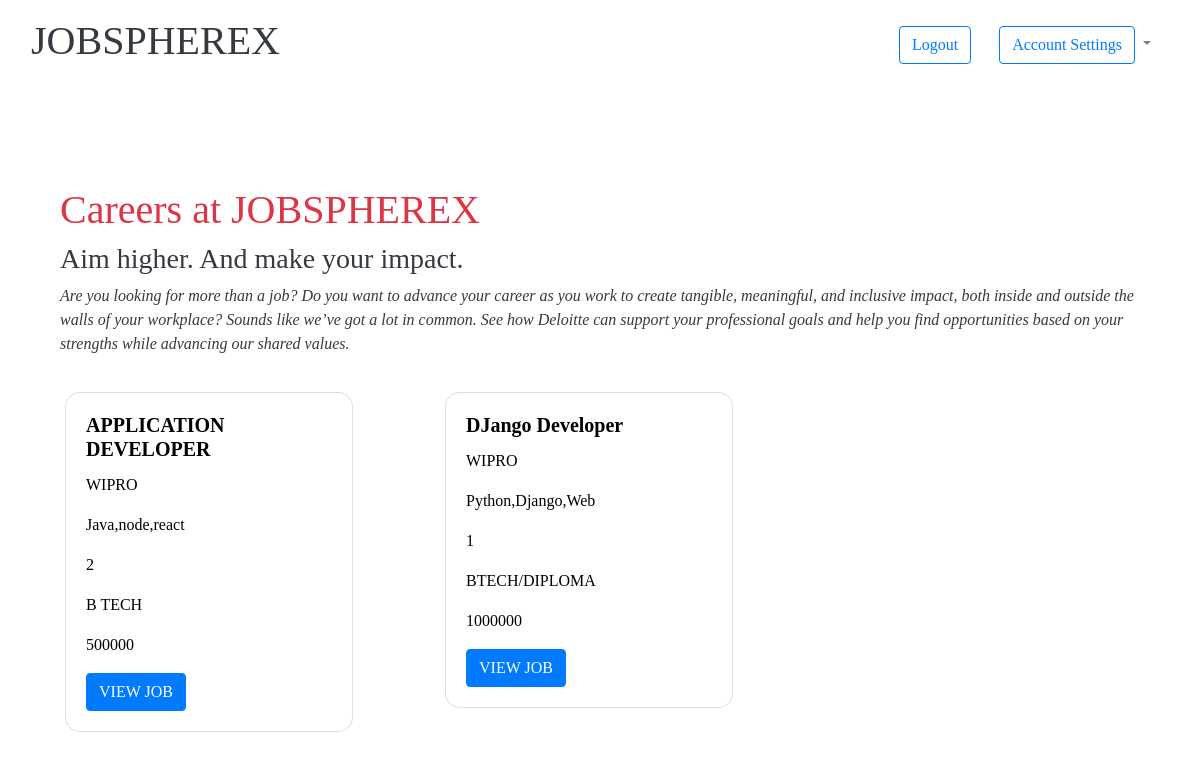
The app's page /job (signed in) with its own data.
### app/models.py (models this page shows)
class job(models.Model):
    user=models.ForeignKey(company_reg,on_delete=models.CASCADE)
    job_details=models.CharField(max_length=50,null=True)
    job_description=models.TextField(max_length=500,null=True)
    company_name=models.CharField(max_length=50,null=True)
    skills=models.CharField(max_length=100,null=True)
    experience=models.CharField(max_length=40,null=True)
    qualification=models.CharField(max_length=100,null=True)
    benifits=models.CharField(max_length=100,null=True)
    pay_types=models.CharField(max_length=100,null=True)
    salary=models.IntegerField(null=True)
    date=models.DateField(null=True)

### app/views.py (the view)
# urls.py: path('job',views.u_job),
@login_required(login_url='logi')
def u_job(request):
    a=job.objects.all().order_by('-id')
    return render(request,'u_jobs.html',{'key':a})

### app/templates/u_jobs.html (shortened to what this page needs)
<!DOCTYPE html>
<html lang="en">
<head>
    <link rel="stylesheet" href="https://use.fontawesome.com/releases/v5.7.0/css/all.css">
    <link rel="stylesheet" href="https://cdn.jsdelivr.net/npm/bootstrap@4.6.2/dist/css/bootstrap.min.css"
>
</head>
<body>
  <div class="container-fluid">
        <nav class="navbar navbar-expand-md navbar-light">
          <h1 class="text-dark">JOBSPHEREX</h1>
          <div class="collapse navbar-collapse" id="navbarNavDropdown">
            <ul class="navbar-nav ml-auto">
              <li class="nav-item active">
                <a href="/"><button class="btn btn-outline-primary mt-2">Logout</button></a>
              </li>
              <li class="nav-item dropdown">
                <a class="nav-link dropdown-toggle" href="#" id="navbarDropdownMenuLink" role="" data-toggle="dropdown" aria-haspopup="true" aria-expanded="false">
                  <button class="btn btn-outline-primary">Account Settings</button>
                </a>
              </li>
            </ul>
          </div>
        </nav>
      </div>
    <div class="pt-5 pd-5">
        <div class="container">
                <div class="col-sm-12 mt-5">
                    <h1 class="text-danger">Careers at JOBSPHEREX</h1>
                    <h3 class="text-dark">Aim higher. And make your impact.</h3>
                        <p class="text-dark">
                            <i>Are you looking for more than a job? Do you want to advance your career as you work to create tangible, meaningful, and inclusive impact, both inside and outside the walls of your workplace? Sounds like we’ve got a lot in common. See how Deloitte can support your professional goals and help you find opportunities based on your strengths while advancing our shared values.</i>
                        </p>
                </div>
                <div class="row">
                    {% for i in key %}
                   <div class="col-4">
                    <div class="card" style="width: 18rem;">
                            <div class="card-body">
                                <h5 class="card-title"><strong>{{i.job_details}}</strong></h5>
                                    <p class="card-text">{{i.company_name}}</p>
                                    <p class="card-text">{{i.skills}}</p>
                                    <p class="card-text">{{i.experience}}</p>
                                    <p class="card-text">{{i.qualification}}</p>
                                    <p class="card-text">{{i.salary}}</p>
                                        <a href="{% url 'detail' i.id %}" class="btn btn-primary">VIEW JOB</a>
                            </div>
                    </div>
                   </div>
                    <br>
                    {% endfor %}
            </div>
        </div>
        </div>
</body>
</html>

### app/templates/u_jobs.html (style rules this page uses)
body { color: black; font-family: 'montserrat'; }
.card { border-radius: 15px; margin: 20px; }
.navbar-nav li { padding: 10px; }

### records on screen
job: job_details "APPLICATION DEVELOPER", company_name "WIPRO", skills "Java,node,react", experience "2", qualification "B TECH", salary "500000"
job: job_details "DJango Developer", company_name "WIPRO", skills "Python,Django,Web", experience "1", qualification "BTECH/DIPLOMA", salary "1000000"
